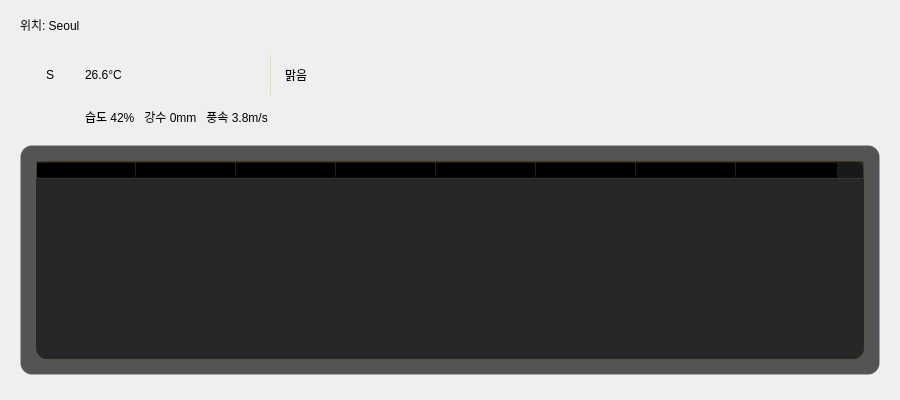
<?xml version="1.0" encoding="UTF-8"?>
<ui version="4.0">
 <class>WeatherPanel</class>
 <widget class="QWidget" name="WeatherPanel">
  <property name="geometry">
   <rect>
    <x>0</x>
    <y>0</y>
    <width>900</width>
    <height>400</height>
   </rect>
  </property>
  <property name="windowTitle">
   <string>Form</string>
  </property>
  <widget class="QLabel" name="labelLocation">
   <property name="geometry">
    <rect>
     <x>20</x>
     <y>10</y>
     <width>200</width>
     <height>30</height>
    </rect>
   </property>
   <property name="text">
    <string>위치: Seoul</string>
   </property>
  </widget>
  <widget class="QLabel" name="labelIcon">
   <property name="geometry">
    <rect>
     <x>20</x>
     <y>45</y>
     <width>60</width>
     <height>60</height>
    </rect>
   </property>
   <property name="text">
    <string>S</string>
   </property>
   <property name="alignment">
    <set>Qt::AlignCenter</set>
   </property>
  </widget>
  <widget class="QLabel" name="labelTemp">
   <property name="geometry">
    <rect>
     <x>85</x>
     <y>45</y>
     <width>180</width>
     <height>60</height>
    </rect>
   </property>
   <property name="text">
    <string>26.6°C</string>
   </property>
  </widget>
  <widget class="QLabel" name="separatorIcon">
   <property name="geometry">
    <rect>
     <x>270</x>
     <y>55</y>
     <width>1</width>
     <height>40</height>
    </rect>
   </property>
   <property name="styleSheet">
    <string notr="true">background:rgba(201,169,110,0.3);</string>
   </property>
   <property name="text">
    <string></string>
   </property>
  </widget>
  <widget class="QLabel" name="labelWeather">
   <property name="geometry">
    <rect>
     <x>285</x>
     <y>55</y>
     <width>120</width>
     <height>40</height>
    </rect>
   </property>
   <property name="text">
    <string>맑음</string>
   </property>
  </widget>
  <widget class="QLabel" name="labelDetail">
   <property name="geometry">
    <rect>
     <x>85</x>
     <y>105</y>
     <width>400</width>
     <height>24</height>
    </rect>
   </property>
   <property name="text">
    <string>습도 42%   강수 0mm   풍속 3.8m/s</string>
   </property>
  </widget>
  <widget class="QWidget" name="forecastCard" native="true">
   <property name="geometry">
    <rect>
     <x>20</x>
     <y>145</y>
     <width>860</width>
     <height>230</height>
    </rect>
   </property>
   <property name="styleSheet">
    <string notr="true">background:rgba(20,20,20,180);
border:1px solid rgba(201,169,110,0.2);
border-radius:12px;</string>
   </property>
   <widget class="QTableWidget" name="tableForecast">
    <property name="geometry">
     <rect>
      <x>15</x>
      <y>15</y>
      <width>830</width>
      <height>200</height>
     </rect>
    </property>
    <property name="focusPolicy">
     <enum>Qt::NoFocus</enum>
    </property>
    <property name="verticalScrollBarPolicy">
     <enum>Qt::ScrollBarAlwaysOff</enum>
    </property>
    <property name="horizontalScrollBarPolicy">
     <enum>Qt::ScrollBarAlwaysOff</enum>
    </property>
    <property name="editTriggers">
     <set>QAbstractItemView::NoEditTriggers</set>
    </property>
    <property name="selectionMode">
     <enum>QAbstractItemView::NoSelection</enum>
    </property>
    <property name="showGrid">
     <bool>false</bool>
    </property>
    <property name="rowCount">
     <number>3</number>
    </property>
    <property name="columnCount">
     <number>8</number>
    </property>
    <attribute name="verticalHeaderVisible">
     <bool>false</bool>
    </attribute>
    <row/>
    <row/>
    <row/>
    <column/>
    <column/>
    <column/>
    <column/>
    <column/>
    <column/>
    <column/>
    <column/>
   </widget>
  </widget>
 </widget>
 <resources/>
 <connections/>
</ui>
